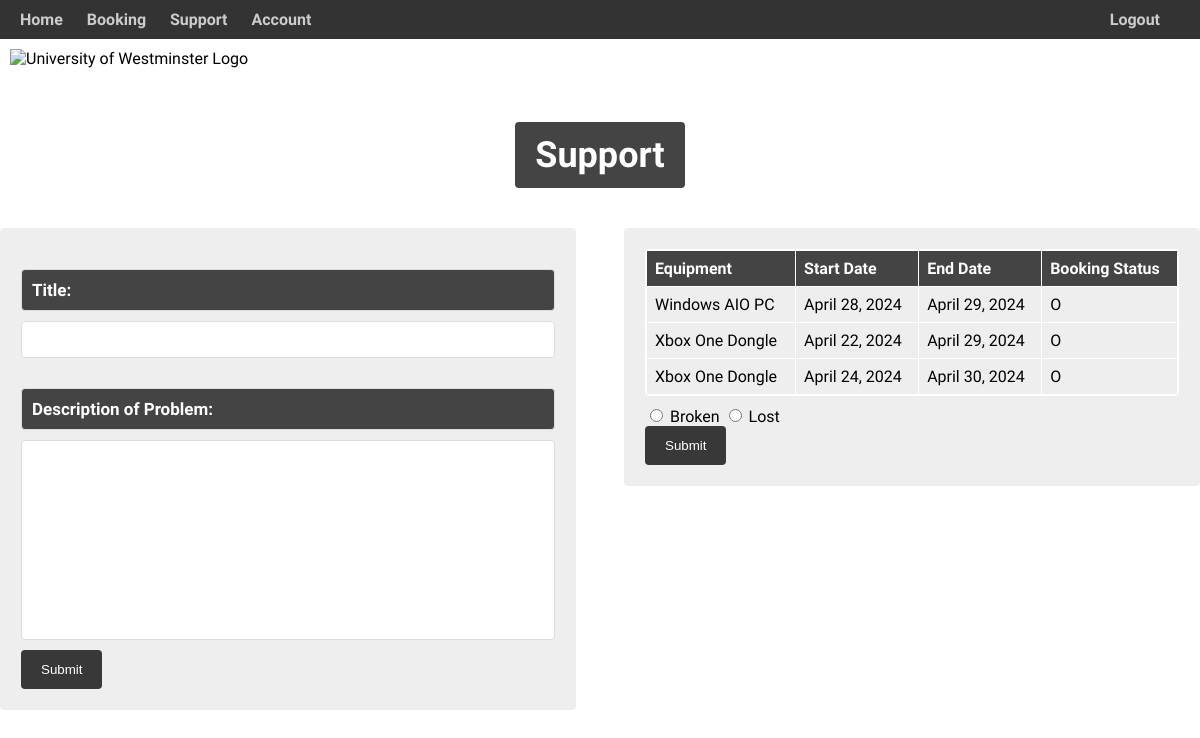
The page /support/ (signed in) on the database as committed earlier.
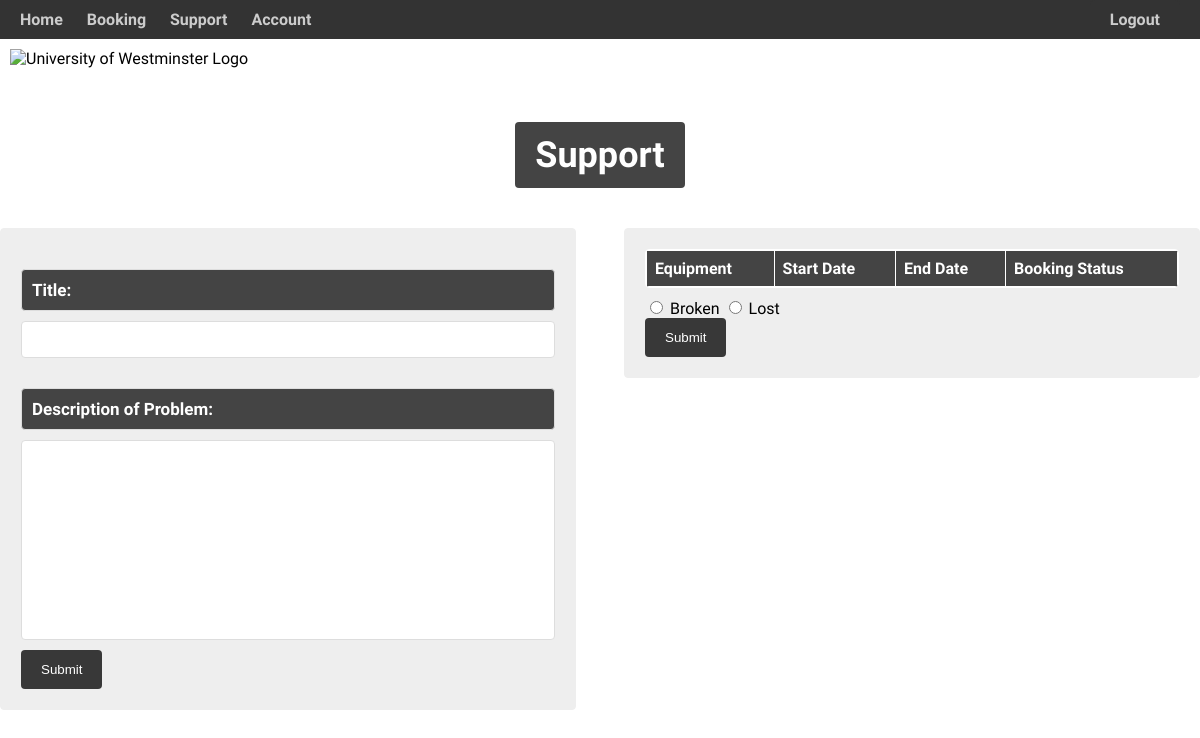
The same page on the database as committed later.
### helloworld/models.py (models this page shows, shortened)
class Booking(models.Model):
    STATUS = [
        ("O", "Open"),
        ("C", "Closed"),
        ("L", "Late"),
    ]
    startDate = models.DateField()
    endDate = models.DateField()
    bookingStatus = models.CharField(max_length = 10, choices = STATUS)
    bookingID = models.AutoField(primary_key = True, null = False)
    account = models.ForeignKey(User, on_delete = models.SET_NULL, null = True)
    equipment = models.ForeignKey(Equipment, on_delete = models.SET_NULL, null = True)

class Equipment(models.Model):
    LOCATIONS = [
        ("XRLBC", "XRL Lab Blue Cabinet"),
        ("XRLBCL", "XRL Lab Blue Cabinet Large"),
        ("XRL", "XRL Lab"),
        ("OTHER", "Other"),
        ('XRLMWC', "XRLab Medium Wooden Cabinet")
    ]
    STATUS = [
        ("A", "Available"),
        ("ON", "On Loan"),
        ("D", "Decommissioned"),
        ("R", "Repairing"),
    ]
    equipmentName = models.CharField(max_length = 30,verbose_name = 'Name')
    equipmentType = models.CharField(max_length = 30,verbose_name = 'Type')
    equipmentQuantity = models.IntegerField( default= 1,verbose_name = 'Quantity')
    equipmentLocation = models.CharField(max_length = 30, choices = LOCATIONS , default = "OTHER",verbose_name = 'Location')
    equipmentAudit =  models.DateField()
    equipmentStatus = models.CharField(max_length = 20, choices = STATUS, default = "A",verbose_name = 'Status')
    equipmentComment = models.CharField(max_length = 200, default = "")
    equipmentID = models.CharField(max_length = 30, primary_key = True,verbose_name = 'Equip_ID')

### helloworld/views.py (the view)
# urls.py: path('support/',views.support , name='support'),
def support(request):
    if not UserLoggedIn(request):
        return loginPage(request)
    usersBookings = getUserBookings(request)
    context = {
        'username':GetUserName(request),
        'bookings':usersBookings
        }
    return render(request,"support.html",context)

### helloworld/views.py (called while the page is built)
def UserLoggedIn(request): #uop
    if request.user.is_authenticated:
        return True
    else:
        return False

def getUserBookings(request):
    return Booking.objects.filter(account = request.user)

def GetUserName(request):
    return request.user.username

### templates/support.html (shortened to what this page needs)
{% load static %}
<!DOCTYPE html>
<html lang="en">
<head>
    <link rel="stylesheet" type="text/css" href="{% static 'css/support.css' %}">
</head>
<body>
    {% include 'navbar.html' %}
    <div class="header">
        <h1>Support</h1>
    </div>
    <div class="container">
        <div class="left-section">
            <div class="booking-form">
                <div class="form-group">
                    <label class="desc">Title:</label>
                    <input type="text">
                </div>
                <div class="form-group">
                    <label class="desc">Description of Problem:</label>
                    <input class="box-L" type="text">
                </div>
                <input class="submit" type="submit" name="Sort" value="Submit">
            </div>
        </div>
        <div class="right-section">
            <div class="booking-history">
                <div class="scrollable-table-container">
                    {% include 'userbookingtable.html' %}
                </div>
                <div class="radio-group">
                    <label>
                        <input type="radio" name="issue_type" value="broken">
                        Broken
                    </label>
                    <label>
                        <input type="radio" name="issue_type" value="lost">
                        Lost
                    </label>
                </div>
                <input class="submit" type="submit" name="Sort" value="Submit">
            </div>
        </div>
    </div>
</body>
</html>

### templates/userbookingtable.html
<table>
    <tr>
        <th>Equipment</th>
        <th>Start Date</th>
        <th>End Date</th>
        <th>Booking Status</th>
    </tr>
    {% for booking in bookings %}
    <tr>
        <td>{{ booking.equipment.equipmentName }}</td>
        <td>{{ booking.startDate }}</td>
        <td>{{ booking.endDate }}</td>
        <td>{{ booking.bookingStatus }}</td>
    </tr>
    {% endfor %}
</table>

Rows that differ between the two databases and show on the page:
removed Booking: equipment.equipmentName "Windows AIO PC", startDate "April 28, 2024", endDate "April 29, 2024", bookingStatus "O"
removed Booking: equipment.equipmentName "Xbox One Dongle", startDate "April 22, 2024", endDate "April 29, 2024", bookingStatus "O"
removed Booking: equipment.equipmentName "Xbox One Dongle", startDate "April 24, 2024", endDate "April 30, 2024", bookingStatus "O"
